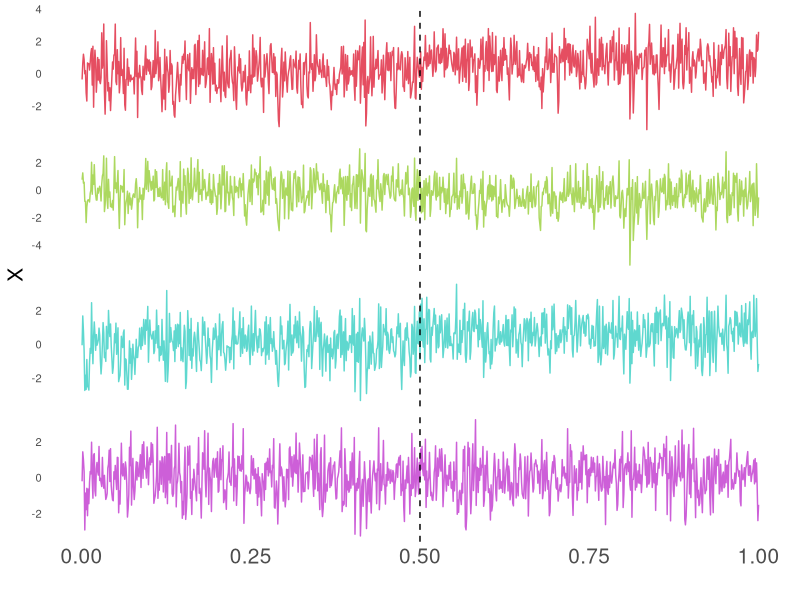
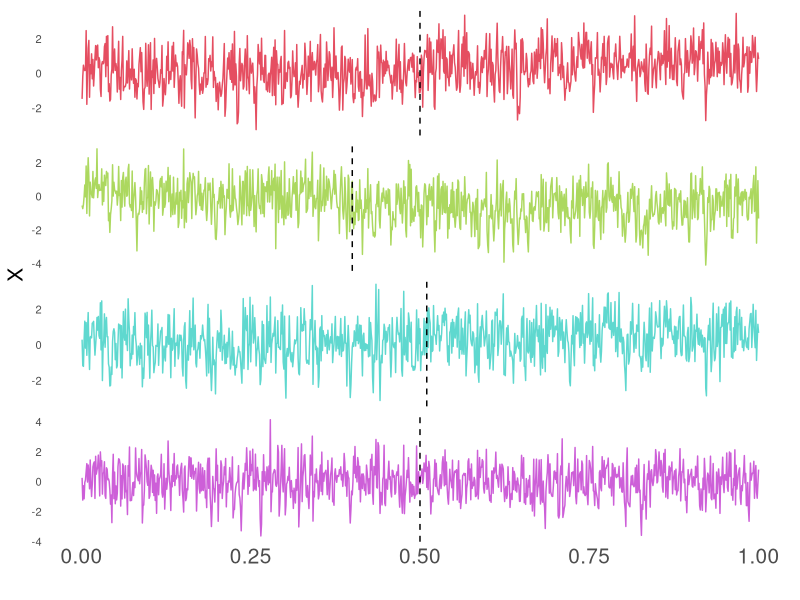

Generate these figures, in order, with R:

mTAR<- function(n, d, thresh_vec, ar_mat, Innov){
  if(nrow(Innov)!=d || ncol(Innov)!=d){print("Error in dimension; check input")}
  else{
    nthresh<- length(thresh_vec)
    if(nrow(ar_mat)-nthresh!=1){print("Error; check the sizes of threshold/AR paramteres")}
    else{
      error<- MASS::mvrnorm(2*n, mu=rep(0,d), Sigma=Innov)
      thresh_vec<-sort(thresh_vec)
      thresh_fn<- function(x){
        ar_thresh<-c()
        for(j in 1:d){
          l_pos<-c();l_pos<- which( (x[j]-thresh_vec) >0)
          ar_thresh[j]<- ifelse(length(l_pos)==0, ar_mat[1,j], ar_mat[max(l_pos)+1, j])
        }
        
        return(ar_thresh)
      }
      X<- matrix(nrow=2*n, ncol=d)
      X[1,]<-rep(0,d)
      for (i in 2:(2*n)) {
        X[i,]<- thresh_fn(X[i-1,])* X[i-1,] + error[i,]
      }
      return(X[(n+1):(2*n),])
    }
  }
}

## helper function to induce cross-sectional dependence
RQK<-function(d,k,a){
  S<-matrix(nrow=d, ncol=d)
  for(i in 1:d){
    for(j in 1:d){
      S[i,j]<-(1+ (i-j)^2/(2*a*k^2))^(-a)
    }
  }
  return(S)
}

EXPK<- function(d, l){
  S<-matrix(nrow=d, ncol=d)
  for(i in 1:d){
    for(j in 1:d){
      S[i,j]<-exp(-(i-j)^2/(2*l^2))
    }
  }
  return(S)
}

### define your setting of simulation

n<-1000; d=4
Cov_Innov<-RQK(d, 1, 5); Thresh_vec<-0; AR_mat<-matrix(rbind(rep(0.5, d), rep(-0.5, d)), nrow=2) ## settings to simulate innovations
X_dummy<- mTAR(5000, d, Thresh_vec, AR_mat, Cov_Innov); mu<- colMeans(X_dummy)
remove(X_dummy)


tau<- c(1/2, 1/2, 1/2, 1/2)
delta<- c(4/log(n), -4/log(n), 4/log(n), 0) 
mean_mat<- matrix(nrow=n, ncol=d)
for(j in 1:d){
  mean_mat[,j]<- c(rep(0, floor(n*tau[j])), rep(delta[j], n-floor(n*tau[j])))
}

e_innov<-sweep(mTAR(n, d, Thresh_vec, AR_mat, Cov_Innov), 2, mu) 
X<- mean_mat+e_innov

library(ggplot2)
df <- data.frame(Time = (1:n)/n, 
                 Series1 = X[,1],
                 Series2 = X[,2],
                 Series3 = X[,3],
                 Series4 = X[,4], 
                 Vline = tau)
library(tidyr)
df_long <- gather(df, key = "Series", value = "Value", -Time, -Vline)

# Plotting
vertical_lines <- data.frame(
  Series = c("Series1", "Series2", "Series3", "Series4"),
  Vline = tau
)

# Original colors
series_colors <- c("Series1" = "#E54E61", "Series2" = "#ACD85F", "Series3" = "#5FD8CF", "Series4" = "#CD5FD8")



# Plotting
p1<-ggplot(df_long, aes(x = Time, y = Value, color = Series)) +
  geom_line() +
  geom_vline(data = vertical_lines, aes(xintercept = Vline), linetype = "dashed") +
  facet_wrap(~ Series, scales = "free_y", ncol = 1) +
  scale_color_manual(values = series_colors) +  # Restore original colors
  theme_minimal() +
  theme(panel.grid = element_blank(),
        strip.text = element_blank(),
        axis.title.x = element_text(size = 15),  # Adjust size of x-axis label
        axis.title.y = element_text(size = 15),
        axis.text.x = element_text(size = 15),  # Adjust size of x-axis tick labels
        axis.text.y = element_text(size = 8)) +
  labs(x = "", y = "X") +
  guides(color = FALSE)

tau<- c(1/2, 1/2-0.1, 1/2+0.01, 1/2)
delta<- c(4/log(n), -4/log(n), 4/log(n), 0) 
mean_mat<- matrix(nrow=n, ncol=d)
for(j in 1:d){
  mean_mat[,j]<- c(rep(0, floor(n*tau[j])), rep(delta[j], n-floor(n*tau[j])))
}

e_innov<-sweep(mTAR(n, d, Thresh_vec, AR_mat, Cov_Innov), 2, mu) 
X<- mean_mat+e_innov

df <- data.frame(Time = (1:n)/n, 
                 Series1 = X[,1],
                 Series2 = X[,2],
                 Series3 = X[,3],
                 Series4 = X[,4], 
                 Vline = tau)
library(tidyr)
df_long <- gather(df, key = "Series", value = "Value", -Time, -Vline)

# Plotting
vertical_lines <- data.frame(
  Series = c("Series1", "Series2", "Series3", "Series4"),
  Vline = tau
)

# Original colors
series_colors <- c("Series1" = "#E54E61", "Series2" = "#ACD85F", "Series3" = "#5FD8CF", "Series4" = "#CD5FD8")



# Plotting
p2<-ggplot(df_long, aes(x = Time, y = Value, color = Series)) +
  geom_line() +
  geom_vline(data = vertical_lines, aes(xintercept = Vline), linetype = "dashed") +
  facet_wrap(~ Series, scales = "free_y", ncol = 1) +
  scale_color_manual(values = series_colors) +  # Restore original colors
  theme_minimal() +
  theme(panel.grid = element_blank(),
        strip.text = element_blank(),
        axis.title.x = element_text(size = 15),  # Adjust size of x-axis label
        axis.title.y = element_text(size = 15),
        axis.text.x = element_text(size = 15),  # Adjust size of x-axis tick labels
        axis.text.y = element_text(size = 8)) +
  labs(x = "", y = "X") +
  guides(color = FALSE)


